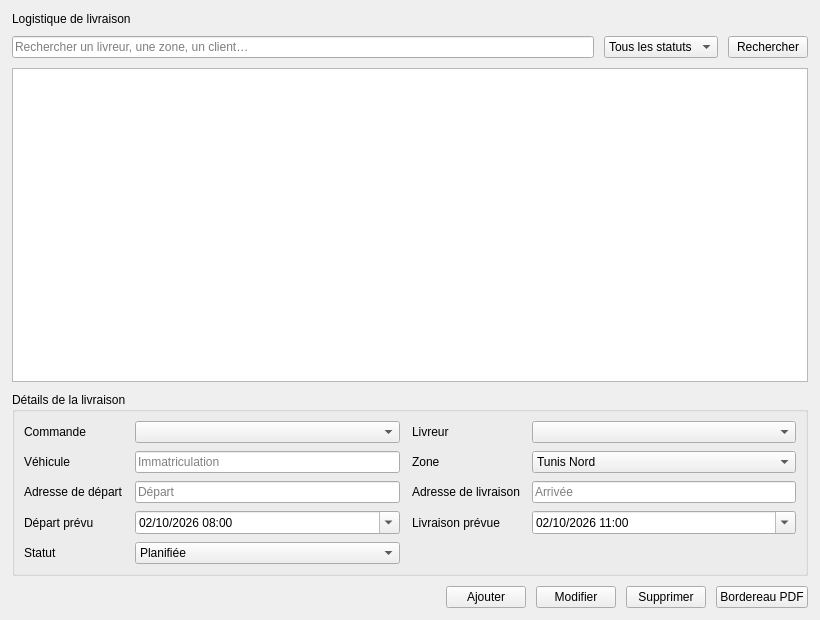
<?xml version="1.0" encoding="UTF-8"?>
<ui version="4.0">
 <class>Livraisons</class>
 <widget class="QWidget" name="Livraisons">
  <property name="geometry"><rect><x>0</x><y>0</y><width>820</width><height>620</height></rect></property>
  <layout class="QVBoxLayout" name="verticalLayout" stretch="0,0,1,0,0">
   <property name="spacing"><number>10</number></property><property name="leftMargin"><number>12</number></property><property name="topMargin"><number>12</number></property><property name="rightMargin"><number>12</number></property><property name="bottomMargin"><number>12</number></property><item><widget class="QLabel" name="labelTitre"><property name="text"><string>Logistique de livraison</string></property></widget></item><item><layout class="QHBoxLayout" name="layoutRecherche"><item><widget class="QLineEdit" name="lineEditRecherche"><property name="placeholderText"><string>Rechercher un livreur, une zone, un client…</string></property></widget></item><item><widget class="QComboBox" name="comboFiltreStatut"><item><property name="text"><string>Tous les statuts</string></property></item><item><property name="text"><string>Planifiée</string></property></item><item><property name="text"><string>En cours</string></property></item><item><property name="text"><string>Livrée</string></property></item><item><property name="text"><string>Retardée</string></property></item><item><property name="text"><string>Échouée</string></property></item></widget></item><item><widget class="QPushButton" name="btnRechercher"><property name="text"><string>Rechercher</string></property></widget></item></layout></item><item><widget class="QTableView" name="tableView"><property name="alternatingRowColors"><bool>true</bool></property><property name="selectionBehavior"><enum>QAbstractItemView::SelectRows</enum></property><property name="editTriggers"><set>QAbstractItemView::NoEditTriggers</set></property><attribute name="verticalHeaderVisible"><bool>false</bool></attribute><attribute name="horizontalHeaderStretchLastSection"><bool>true</bool></attribute></widget></item><item><widget class="QGroupBox" name="groupDetails"><property name="title"><string>Détails de la livraison</string></property><layout class="QGridLayout" name="gridDetails"><property name="horizontalSpacing"><number>12</number></property><property name="verticalSpacing"><number>8</number></property><item row="0" column="0"><widget class="QLabel" name="l1"><property name="text"><string>Commande</string></property></widget></item><item row="0" column="1"><widget class="QComboBox" name="comboCommande"/></item><item row="0" column="2"><widget class="QLabel" name="l2"><property name="text"><string>Livreur</string></property></widget></item><item row="0" column="3"><widget class="QComboBox" name="comboChauffeur"/></item><item row="1" column="0"><widget class="QLabel" name="l3"><property name="text"><string>Véhicule</string></property></widget></item><item row="1" column="1"><widget class="QLineEdit" name="lineEditVehicule"><property name="placeholderText"><string>Immatriculation</string></property></widget></item><item row="1" column="2"><widget class="QLabel" name="l4"><property name="text"><string>Zone</string></property></widget></item><item row="1" column="3"><widget class="QComboBox" name="comboZone"><item><property name="text"><string>Tunis Nord</string></property></item><item><property name="text"><string>Ariana</string></property></item><item><property name="text"><string>Ben Arous</string></property></item><item><property name="text"><string>La Marsa</string></property></item></widget></item><item row="2" column="0"><widget class="QLabel" name="l5"><property name="text"><string>Adresse de départ</string></property></widget></item><item row="2" column="1"><widget class="QLineEdit" name="lineEditDepart"><property name="placeholderText"><string>Départ</string></property></widget></item><item row="2" column="2"><widget class="QLabel" name="l6"><property name="text"><string>Adresse de livraison</string></property></widget></item><item row="2" column="3"><widget class="QLineEdit" name="lineEditArrivee"><property name="placeholderText"><string>Arrivée</string></property></widget></item><item row="3" column="0"><widget class="QLabel" name="l7"><property name="text"><string>Départ prévu</string></property></widget></item><item row="3" column="1"><widget class="QDateTimeEdit" name="dateTimeEditDepart"><property name="displayFormat"><string>dd/MM/yyyy HH:mm</string></property><property name="calendarPopup"><bool>true</bool></property><property name="dateTime"><datetime><hour>8</hour><minute>0</minute><second>0</second><year>2026</year><month>10</month><day>2</day></datetime></property></widget></item><item row="3" column="2"><widget class="QLabel" name="l8"><property name="text"><string>Livraison prévue</string></property></widget></item><item row="3" column="3"><widget class="QDateTimeEdit" name="dateTimeEditArrivee"><property name="displayFormat"><string>dd/MM/yyyy HH:mm</string></property><property name="calendarPopup"><bool>true</bool></property><property name="dateTime"><datetime><hour>11</hour><minute>0</minute><second>0</second><year>2026</year><month>10</month><day>2</day></datetime></property></widget></item><item row="4" column="0"><widget class="QLabel" name="l9"><property name="text"><string>Statut</string></property></widget></item><item row="4" column="1"><widget class="QComboBox" name="comboStatut"><item><property name="text"><string>Planifiée</string></property></item><item><property name="text"><string>En cours</string></property></item><item><property name="text"><string>Livrée</string></property></item><item><property name="text"><string>Retardée</string></property></item><item><property name="text"><string>Échouée</string></property></item></widget></item></layout></widget></item><item><layout class="QHBoxLayout" name="layoutBoutons"><item><spacer name="spacerBoutons"><property name="orientation"><enum>Qt::Horizontal</enum></property><property name="sizeHint" stdset="0"><size><width>40</width><height>20</height></size></property></spacer></item><item><widget class="QPushButton" name="btnAjouter"><property name="text"><string>Ajouter</string></property></widget></item><item><widget class="QPushButton" name="btnModifier"><property name="text"><string>Modifier</string></property></widget></item><item><widget class="QPushButton" name="btnSupprimer"><property name="text"><string>Supprimer</string></property></widget></item><item><widget class="QPushButton" name="btnPdf"><property name="text"><string>Bordereau PDF</string></property></widget></item></layout></item>
  </layout>
 </widget>
 <resources/>
 <connections/>
</ui>
